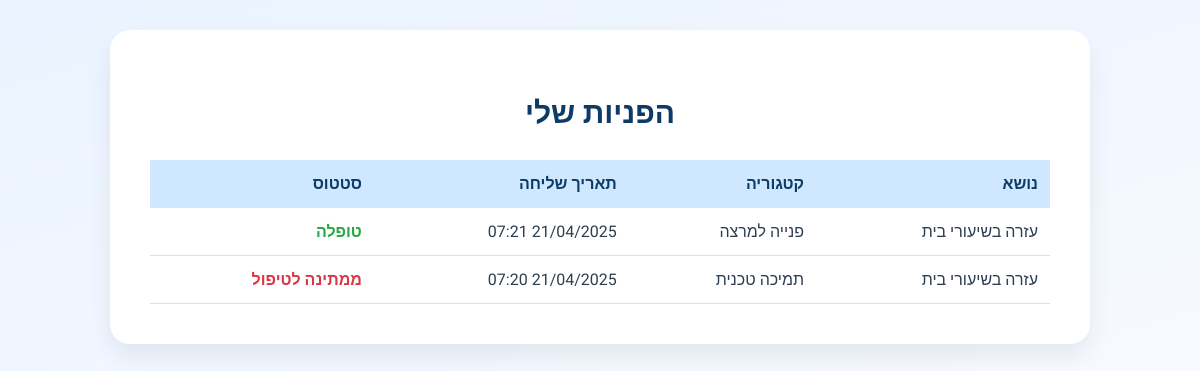
The app's page /my-messages/ (signed in), older data.
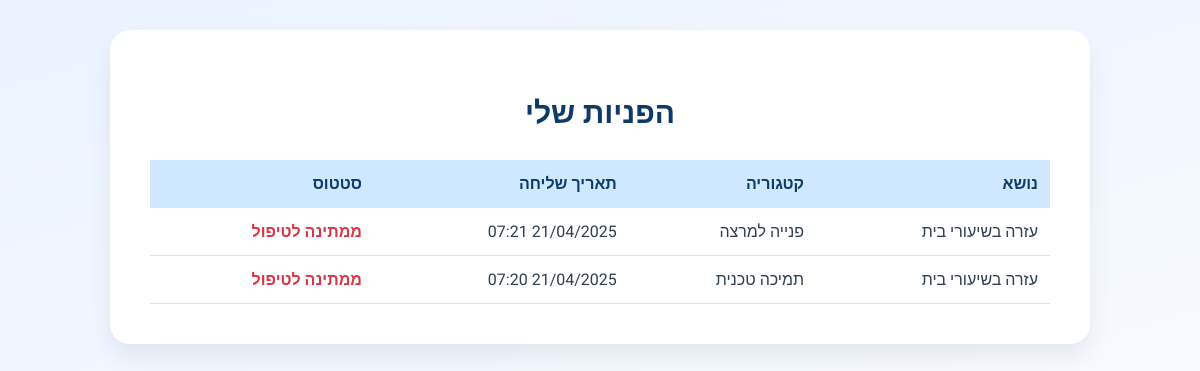
The same page, newer data.
### App_SetUp/models.py (models this page shows, shortened)
class ContactMessage(models.Model):
    CATEGORY_CHOICES = [
        ('support', 'תמיכה טכנית'),
        ('lecturer', 'פנייה למרצה'),
        ('admin', 'פנייה להנהלה'),
    ]
    student = models.ForeignKey(User, on_delete=models.CASCADE)
    category = models.CharField(max_length=20, choices=CATEGORY_CHOICES)
    subject = models.CharField(max_length=255)
    message = models.TextField()
    created_at = models.DateTimeField(auto_now_add=True)
    is_resolved = models.BooleanField(default=False)

### App_SetUp/views.py (the view)
# urls.py: path('my-messages/', views.student_messages_view, name='student_messages'),
@login_required
def student_messages_view(request):
    student = request.user
    messages = ContactMessage.objects.filter(student=student).order_by('-created_at')
    return render(request, 'StudentPages/student_contact_messages.html', {'messages': messages})

### App_SetUp/templates/StudentPages/student_contact_messages.html (shortened to what this page needs)
<!DOCTYPE html>
<html lang="he" dir="rtl">
<head>
</head>
<body>
<div class="container">
  <h2>הפניות שלי</h2>
  {% if messages %}
  <table>
    <thead>
      <tr>
        <th>נושא</th>
        <th>קטגוריה</th>
        <th>תאריך שליחה</th>
        <th>סטטוס</th>
      </tr>
    </thead>
    <tbody>
      {% for msg in messages %}
      <tr>
        <td>{{ msg.subject }}</td>
        <td>{{ msg.get_category_display }}</td>
        <td>{{ msg.created_at|date:"d/m/Y H:i" }}</td>
        <td class="{% if msg.is_resolved %}resolved{% else %}unresolved{% endif %}">
          {% if msg.is_resolved %}טופלה{% else %}ממתינה לטיפול{% endif %}
        </td>
      </tr>
      {% endfor %}
    </tbody>
  </table>
  {% else %}
  <p>לא נמצאו פניות.</p>
  {% endif %}
</div>
</body>
</html>

Row changes from the older to the newer data that the page shows:
changed ContactMessage "פנייה למרצה": is_resolved "טופלה" → "ממתינה לטיפול"
